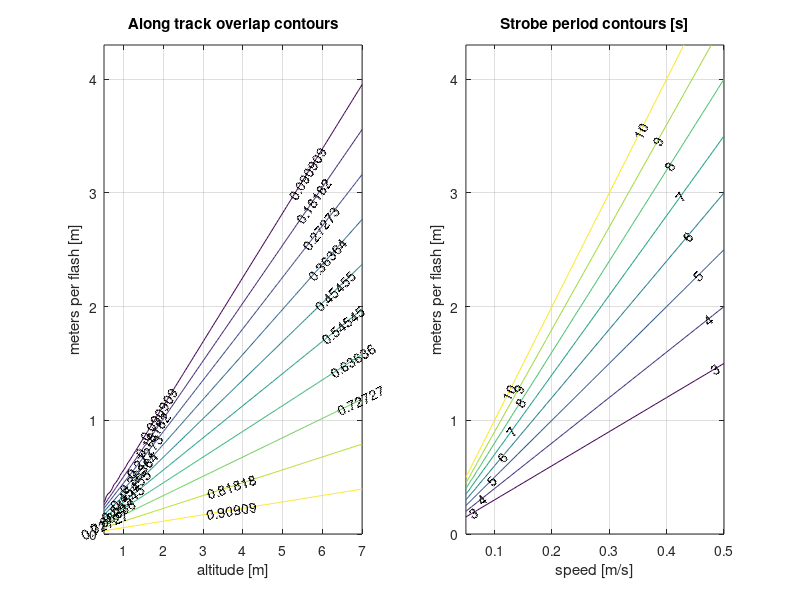
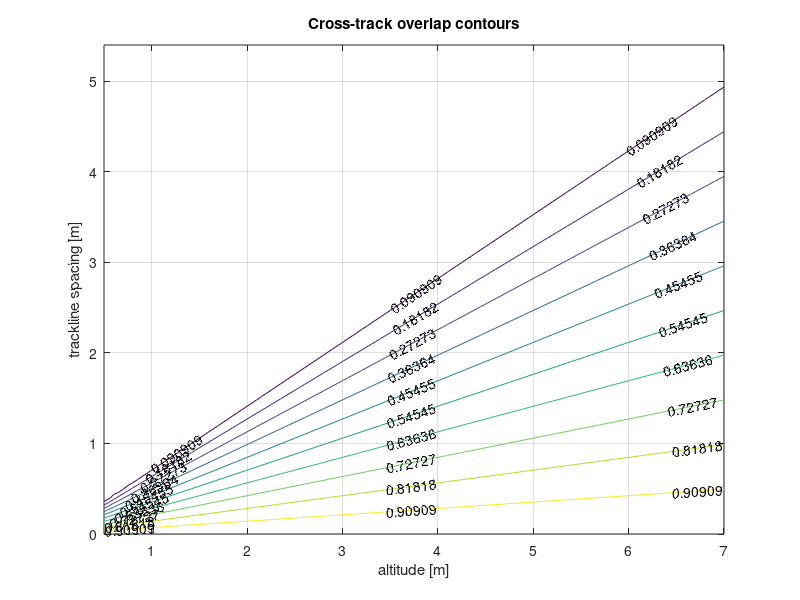

Here is the MATLAB script that generated these plots, in order:
% camera survey design curves
% OP 20020412
% figure(1) has two charts for overlap along direction of motion
% pick a speed on the chart on the right, go up to the flash
% period, find the mpf (meters per flash), move across to the chart
% on the left and for the same mpf find the overlap for a given
% altitude.
% figure(2) is a chart for overlap across tracklines

DTR = pi/180;
% FOV
FOVx = 42.4*DTR; % x axis across tracklines
FOVy = 34.5*DTR; % y axis along direction of motion

% speed range
speed_vec = [0.05:0.01:0.50]; %[m/s]
% altitude range
alt_vec = [0.5:0.05:7]; %[m]
% strobe period range
t_vec = [3:1:10]; %[s] used on contour lines

% meters per flash range
max_mpf = 2*max(alt_vec)*tan(FOVy/2);
mpf_vec = [0:0.1:max_mpf];

% calculate overlap as a function of speed, altitude and strobe
% period
% first: calculate Meters per Flash (mpf) as a function of speed
% and strobe period
t_mat = mpf_vec'*(speed_vec.^-1);


% calculate overlap fraction as a function of meters per flash and
% altitude

footprint_vec = 2*alt_vec*tan(FOVy/2); % along direction of motion

mpf_mat = mpf_vec'*ones(size(footprint_vec));
foot_mat = ones(size(mpf_vec))'*footprint_vec;

ovlp_mat = (foot_mat-mpf_mat)./foot_mat;

% since overlap can't be less than zero make negative overlaps 0
ovlp_mat(ovlp_mat < 0) = 0;


figure(3);
subplot(1,2,1);
[cs,h] = contour(alt_vec,mpf_vec,ovlp_mat);
clabel(cs,h);
xlabel('altitude [m]');
ylabel('meters per flash [m]');
title('Along track overlap contours');
grid on;

subplot(1,2,2);
[cs, h] = contour(speed_vec,mpf_vec,t_mat,t_vec);
clabel(cs,h);
xlabel('speed [m/s]');
ylabel('meters per flash [m]');
title('Strobe period contours [s]');
grid on;

% calculate across track overlap based on trackline spacing
max_footx = 2*max(alt_vec)*tan(FOVx/2);
track_vec = [0:0.1:max_footx]; % trackline spacing vector

footprintx_vec = 2*alt_vec*tan(FOVx/2);
track_mat = track_vec'*ones(size(footprintx_vec));

footx_mat = ones(size(track_vec))'*footprintx_vec;

track_ovlp_mat = (footx_mat - track_mat)./footx_mat;

% since overlap can't be less than zero make negative overlaps 0
track_ovlp_mat(track_ovlp_mat < 0) = 0;


figure(4)
[cs,h] = contour(alt_vec,track_vec,track_ovlp_mat);
clabel(cs,h);
xlabel('altitude [m]');
ylabel('trackline spacing [m]');
title('Cross-track overlap contours');
grid on;
set(4,'name','Cross-track overlap contours');
